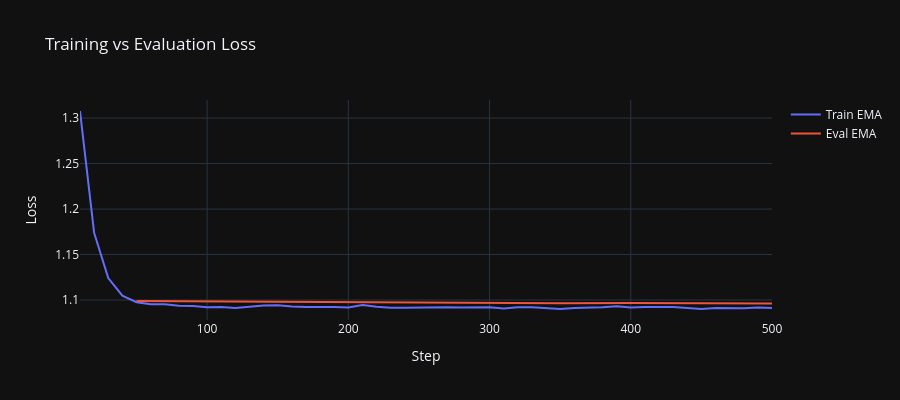

Here is the notebook cell this chart was saved with:
### Code cell
# Detailed Training vs Eval Loss
fig = go.Figure()

for name, color in [('loss/ema', '#00ff99'), ('eval/loss/ema', '#ff6666')]:
    if name in metric_data:
        fig.add_trace(go.Scatter(
            x=metric_data[name]['steps'], y=metric_data[name]['values'],
            name='Train EMA' if 'eval' not in name else 'Eval EMA',
            mode='lines', line=dict(width=2)
        ))

fig.update_layout(
    title="Training vs Evaluation Loss",
    xaxis_title="Step",
    yaxis_title="Loss",
    template=plotly_template,
    height=400,
    hovermode='x unified'
)
fig.show()

### Figure 1 — Plotly figure (JSON) as saved in the notebook; plotly's stock layout.template omitted (floating-point values rounded to 4 significant figures)
{"data": [{"line": {"width": 2}, "mode": "lines", "name": "Train EMA", "type": "scatter", "x": [10, 20, 30, 40, 50, 60, 70, 80, 90, 100, 110, 120, 130, 140, 150, 160, 170, 180, 190, 200, 210, 220, 230, 240, 250, 260, 270, 280, 290, 300, 310, 320, 330, 340, 350, 360, 370, 380, 390, 400, 410, 420, 430, 440, 450, 460, 470, 480, 490, 500], "y": [1.308, 1.174, 1.124, 1.105, 1.098, 1.095, 1.095, 1.094, 1.094, 1.092, 1.092, 1.091, 1.093, 1.094, 1.094, 1.093, 1.092, 1.092, 1.092, 1.092, 1.094, 1.093, 1.092, 1.091, 1.092, 1.093, 1.092, 1.092, 1.092, 1.092, 1.091, 1.092, 1.092, 1.091, 1.09, 1.091, 1.092, 1.092, 1.093, 1.092, 1.092, 1.092, 1.092, 1.091, 1.09, 1.091, 1.091, 1.091, 1.092, 1.091]}, {"line": {"width": 2}, "mode": "lines", "name": "Eval EMA", "type": "scatter", "x": [50, 100, 150, 200, 250, 300, 350, 400, 450, 500], "y": [1.099, 1.098, 1.098, 1.098, 1.097, 1.097, 1.097, 1.097, 1.097, 1.096]}], "layout": {"height": 400, "hovermode": "x unified", "title": {"text": "Training vs Evaluation Loss"}, "xaxis": {"title": {"text": "Step"}}, "yaxis": {"title": {"text": "Loss"}}}}
